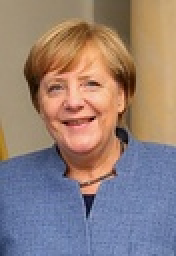
%> input picture octave/imgs/angela_merkel.jpg, 88 x 128 px, shrunk from 220 x 320 before the run (shown 2 times larger)
$ octave main_img_2.m   (GNU Octave 9; MATLAB toolbox functions it lacks are replaced by stand-ins)
%> lines starting %> are read from the running program, lines starting %| are printed output that depends on the picture
%> the answer given: imgs/angela_merkel.jpg
### octave/signal_from_image.m
function [signal, gray] = signal_from_image(path)
%> called with path = 'imgs/angela_merkel.jpg'
  printf("Lade Bild..\n");
  rgb_data = imread(path);
%> rgb_data is the input picture: size 128x88x3 uint8; mean R, G, B 146.4, 128, 122.4
  if size(rgb_data) != 3
    error("'%s' enthaelt keine RGB Daten.", path);
  end

  gray_data = rgb2gray(rgb_data);
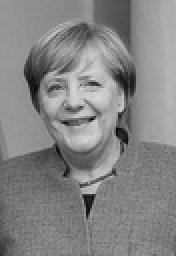
%> gray_data: size 128x88 uint8 (shown 2 times larger); min 6, max 216, mean 132.8
  signal = reshape(gray_data, 1, numel(gray_data));
  gray = gray_data;
end

### octave/nlms_mean_revised.m
function [y, e, a] = nlms_mean_revised(x, u, M)
  N = numel(x); #N = Anzahl Werte des Signals
  a = zeros(M,N); #Koeffizientenmatrix a..
  y = zeros(1,N); # ..und Ausgabevektor y mit Nullen initialisieren
  y(1) = x(1); #Erster Wert von x wird uebernommen
  for k = 2:N #Fuer jeden Wert des Signals x...
    if M < k-1
      m = M;
    else       #Solange Anzahl(Werte betrachtet) < M..
      m = k-1; # ..muss M angepasst werden sonst: IndexOutOfBounds
    end

    xd(k) = 0; #Lokaler Mittelwert 칧[n]= ..
    for j = 1:m # ..Summe von j=1 bis M von..
      xd(k) += x(k-j); # ..x[n-j]^2..
    end
    xd(k) /= m; # ..mal 1/M

    for j = 1:m #Summe von j=1 bis M..
      # ..zu y[n] den Koeffizienten a_j[n] * x[n-j] addieren..
      y(k) += a(j,k)*(x(k-j)-xd(k)); # ..abzueglich dem lokalen Mittelwert
    end
    y(k) += xd(k); #y[n] = 칧[n] + Summe(...)

    e(k) = x(k) - y(k); #Fehler als Differenz aus x[n] und y[n]

    absxn = 0; #||x[n]||^2 = ..
    for j = 1:m # ..Summe von j=1 bis M..
      absxn += (x(k-j)- xd(k)).^2; # ..von (x[n-j] - 칧[n])^2
    end
    #Naechste Filterkoeffizienten nachgefuehrt berechnen
    # a_j[n+1] = a_j[n] + u * e[n] * ((x[n-j] - 칧[n]) / ||x[n]||^2)
    for j = 1:m
      if absxn == 0 #Division durch 0 vermeiden
        a(j,k+1) = a(j,k);
      else
        a(j,k+1) = a(j,k) + u * e(k) * ((x(k-j) - xd(k)) / absxn);
      end
    end
  end
end

### octave/lms_revised.m
function [y, e, a] = lms_revised(x, u, M)
  N = numel(x); #N = Anzahl Werte des Signals
  a = zeros(M,N); #Koeffizientenmatrix a..
  y = zeros(1,N); # ..und Ausgabevektor y mit Nullen initialisieren
  y(1) = x(1); #Erster Wert von x wird uebernommen
  for n = 2:N #Fuer jeden Wert des Signals x...
    if M < n-1
      m = M;
    else       #Solange Anzahl(Werte betrachtet) < M..
      m = n-1; # ..muss M angepasst werden sonst: IndexOutOfBounds
    end

    for j = 1:m #Summe von j=1 bis M
      y(n) += a(j,n)*x(n-j); #zu y[n] den Koeffizienten a_j[n] * x[n-j] addieren
    end

    e(n) = x(n) - y(n); #Berechnung des Fehlers als Differenz aus x[n] und y[n]

    absxn = 0; #||x[n]||^2 = ..
    for j = 1:m # ..Summe von j=1 bis M..
      absxn += x(n-j).^2; # ..von x[n-j]^2
    end
    #Naechste Filterkoeffizienten nachgefuehrt berechnen
    # a_j[n+1] = a_j[n] + u * e[n] * (x[n-j] / ||x[n]||^2)
    for j = 1:m
      if absxn == 0 #Division durch 0 vermeiden
        a(j,n+1) = a(j,n);
      else
        a(j,n+1) = a(j,n) + u * e(n) * (x(n-j)/absxn);
      end
    end
  end
end

### octave/nlms_predecessor.m
function [y, e, a] = nlms_predecessor(x, u, M)
  N = numel(x);
  a = zeros(M,N);
  y = zeros(1,N);
  for n = 2:N
    if M < n - 2
      m = M;
    else		 #Solange Anzahl(Werte betrachtet) < M ..
      m = n - 2; #.. muss M angepasst werden sonst: IndexOutOfBounds
    end
    y(n) = x(n - 1); # Setze y[n] auf Vorgänger des aktuell betrachteten Signals
    for j = 1:m #Summe von j=1 bis M..
	  # .. zu y[n] den Signalwert x[n-1] abzueglich des relativen Vorängers x[n-j-1]
	  # addieren und mit dem Koeffizienten a[j,n] gewichten
      y(n) += a(j,n) * (x(n - 1) - x(n - j - 1));
    end
    e(n) = x(n) - y(n); #Fehler als Different aus x[n] und y[n]
    absxn = 0; #||x[n]||^2 = ..
    for j = 1:m #.. Summe von j=1 bis M ..
      absxn += (x(n - 1) - x(n - j - 1)).^2;
    end
	#Filterkoeffizienten nachfuehren
	for j = 1:m
		if absxn == 0
			a(j,n+1) = 1;
		else
			a(j,n+1) = a(j,n) + u * e(n) * ((x(n - 1) - x (n - j - 1)) / absxn);
		end
	end
  end
end

### octave/nlms_diff_pre.m
function [y, e, a] = nlms_diff_pre(x, u, M)
  N = numel(x);
  a = zeros(M,N);
  y = zeros(1,N);
  for n = 2:N
    if M < n-2
      m = M;
    else		#Solange Anzahl(Werte betrachtet) < M ..
      m = n-2;	#.. muss M angepasst werden sonst: IndexOutOfBounds
    end
    y(n) = x(n-1); #Setze y[n] auf Vorgänger des aktuell betrachteten Signals
    for j = 1:m #Summe von j=1 bis M..
	  # .. zu y[n] den Signalwert x[n-1] abzueglich des relativen Vorängers x[n-j-1]
	  # addieren und mit dem Koeffizienten a(j,n) gewichten
      y(n) += a(n)*(x(n - 1) - x(n - j - 1));
    end
    e(n) = x(n) - y(n); #Fehler als Different aus x[n] und y[n]
    absxn = 0; #||x[n]||^2 = ..
    for j = 1:m # .. Summe von j=1 bis M ..
	  #Differenzieller Bezug auf Vorgänger durch x[n-j] statt x[n-1]
      absxn += (x(n - j) - x(n - j - 1)).^2;
    end
	#Filterkoeffizienten nachfuehren
	for j = 1:m
		if absxn == 0
			a(j,n + 1) = 1;
		else
			#Differenzieller Bezug auf Vorgänger durch x[n-j] statt x[n-1]
			a(n+1) = a(n) + u * e(n) * ((x(n - j) - x(n - j - 1)) / absxn);
		end
    end
  end
end

### octave/main_img_2.m
pkg load image;

#Signal aus Bild
[file,img_path] = uigetfile({'*.png'; '*.jpg' }, "Bitte Bilddatei auswaehlen.");
if img_path
  figure('Name', 'Graustufenbild, NLMS_MEAN, NLMS_PREDECESSOR & LMS im Vergleich')

  [signal, gray] = signal_from_image(strcat(img_path, file));
  subplot(131), subimage(gray), xlabel("Graustufenbild");
  rows = size(gray, 1)
%> rows = 128
  columns = size(gray, 2)
%> columns = 88

  signal = cast(signal, "double");
%  signal -= 127.5;

  u = 0.8;
  M = 2;

  [y, e, w] = nlms_mean_revised(signal, u, M);

%  y += 127.5;
  y(y>255) = 255; y(y<0) = 0;
  gen = reshape(y, rows, columns);
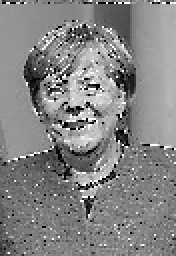
%> gen: size 128x88 double (shown 2 times larger); min 0, max 255, mean 132.9
  gen = cast(gen, "uint8");
%> gen: size 128x88 uint8
  subplot(132), subimage(gen), xlabel(["NLMS MEAN (u=" num2str(u) ", M=" num2str(M) ")"]);


  [y2, e2, w2] = lms_revised(signal, u, M);
%  y2 += 127.5;
  y2(y2>255) = 255; y2(y2<0) = 0;
  gen2 = reshape(y2, rows, columns);
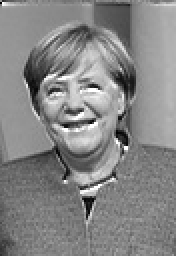
%> gen2: size 128x88 double (shown 2 times larger); min 0, max 255, mean 134.7
  gen2 = cast(gen2, "uint8");
%> gen2: size 128x88 uint8
  subplot(133), subimage(gen2), xlabel(["LMS (u=" num2str(u) ", M=" num2str(M) ")"]);

  figure('Name', 'Graustufenbild & NLMS PREDECESSOR & NLMS DIFF PRE')

  subplot(131), subimage(gray), xlabel("Graustufenbild");

  [y3, e3, w3] = nlms_predecessor(signal, u, M);

%  y3 += 127.5;
  y3(y3>255) = 255; y3(y3<0) = 0;
  gen3 = reshape(y3, rows, columns);
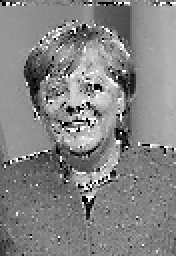
%> gen3: size 128x88 double (shown 2 times larger); min 0, max 255, mean 132.8
  gen3 = cast(gen, "uint8");
  subplot(132), subimage(gen3), xlabel(["NLMS PREDECESSOR (u=" num2str(u) ", M=" num2str(M) ")"]);

  [y4, e4, w4] = nlms_diff_pre(signal, u, M);

%  y4 += 127.5;
  y4(y4>255) = 255; y4(y4<0) = 0;
  gen4 = reshape(y4, rows, columns);
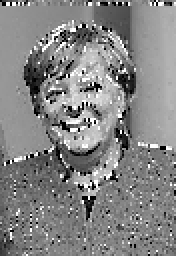
%> gen4: size 128x88 double (shown 2 times larger); min 0, max 255, mean 133.1
  gen4 = cast(gen, "uint8");
  subplot(133), subimage(gen4), xlabel(["NLMS DIFF PRE (u=" num2str(u) ", M=" num2str(M) ")"]);
else
  error("Kein Bild ausgewaehlt.")
end

$ run again, on octave/imgs/donald_trump_1024.png
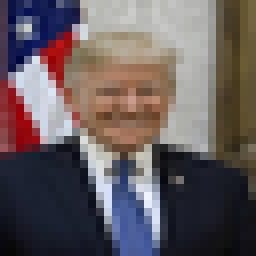
%> input picture octave/imgs/donald_trump_1024.png, 32 x 32 px (shown 8 times larger)
%> in signal_from_image, rgb_data is the input picture: size 32x32x3 uint8; mean R, G, B 101.4, 91.5, 93.9
%> in signal_from_image, `signal = reshape(gray_data, 1, numel(gray_data));`: signal = 1024 values, max 244 at index 601, min 7 at index 32, mean 94.74
%> after the loop in nlms_mean_revised, `for k = 2:N #Fuer jeden Wert des Signals x`: a = 1025 columns, first 8: [0 0 0 1.6 -0.347 -0.869 -0.0405 1.59; 0 0 0 -1.6 0.347 0.869 0.0405 -1.59]; e = 1024 values, max 11012.2 at index 354, min -10917.6 at index 706, mean 82.64; xd = 1024 values, max 239.5 at index 603, min 0 at index 1, mean 94.75; y = 1024 values, max 11106.6 at index 706, min -10818.2 at index 354, mean 12.1
%> `[y, e, w] = nlms_mean_revised(signal, u, M);`: w has the same summary as a in nlms_mean_revised
%> after the loop in lms_revised, `for n = 2:N #Fuer jeden Wert des Signals x`: a = 1025 columns, first 8: [0 0 0.827 0.919 0.891 0.944 0.908 0.891; 0 0 0 0.0888 0.0624 0.119 0.0861 0.0686]; e = 1024 values, max 213 at index 440, min -894.3 at index 803, mean -25.09; y = 1024 values, max 1070.3 at index 803, min -58.5 at index 823, mean 119.8
%> y2 has the same summary as y in lms_revised; e2 has the same summary as e in lms_revised; w2 has the same summary as a in lms_revised
%> `gen2 = reshape(y2, rows, columns);`:
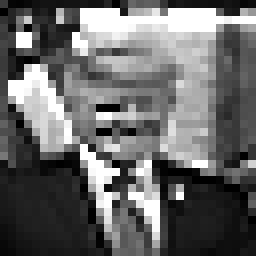
%> gen2: size 32x32 double (shown 8 times larger); min 0, max 255, mean 104.7
%> after the loop in nlms_predecessor, `for n = 2:N`: a = 1025 columns, first 8: [0 0 0 1.2 0.664 -0.797 -0.161 -0.23; 0 0 0 0 -0.894 -1.26 -1.05 -0.909]; e = 1024 values, max 4913.1 at index 770, min -6647.2 at index 706, mean 42.88; y = 1024 values, max 6836.2 at index 706, min -4725.1 at index 770, mean 51.8
%> y3 has the same summary as y in nlms_predecessor; e3 has the same summary as e in nlms_predecessor; w3 has the same summary as a in nlms_predecessor
%> after the loop in nlms_diff_pre, `for n = 2:N`: a = 1024 columns, first 8: [0 0 -0.474 -0.0639 0.117 -1.04 0.325 -0.559; 0 1.2 -0.125 -0.409 -0.743 0.325 0.282 0.151]; e = 1024 values, max 9542.4 at index 770, min -11006.9 at index 706, mean 54.01; y = 1024 values, max 11195.9 at index 706, min -9354.4 at index 770, mean 40.67
%> y4 has the same summary as y in nlms_diff_pre; e4 has the same summary as e in nlms_diff_pre; w4 has the same summary as a in nlms_diff_pre
%> `gen4 = reshape(y4, rows, columns);`:
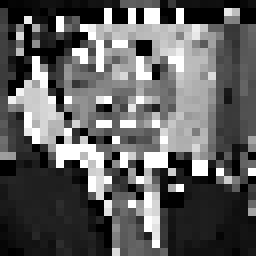
%> gen4: size 32x32 double (shown 8 times larger); min 0, max 255, mean 95
